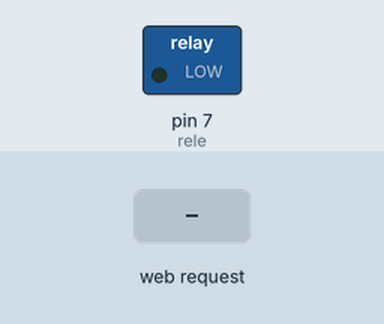
This sketch was run on a simulated Arduino Uno, built for the host (arithmetic inside an expression is 32-bit, double 64-bit). Shown: switched loads named in the sketch (green lamp = pin HIGH). The test bench sets the inputs (shaded band). WiFi joins after 1.5 s; servers stay silent unless stated.

Above: at 1.2 s.
1.3 s: HTTP request GET /?LEC=EF received
At 1.8 s:
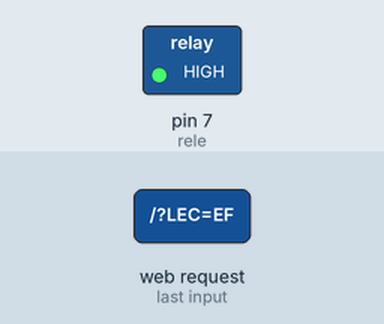
2.8 s: HTTP request GET /?LEC=ET received
At 4.2 s:
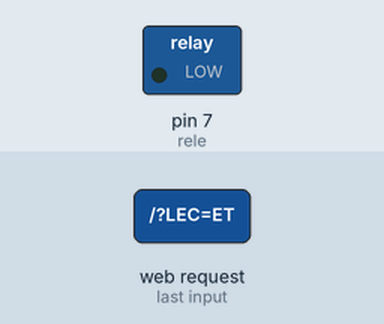
Timing chart, 0 to 5.8 s (numbered marks = the images above; inputs shaded):
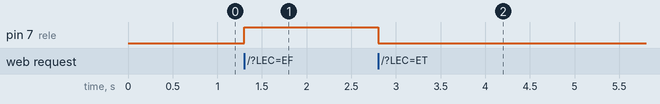

The sketch:

DomoCasaReleV1.ino
```cpp
#include <SPI.h>
#include <Ethernet.h>

//Declaración de la direcciones MAC e IP. También del puerto 80
byte mac[]={0xDE,0xAD,0xBE,0xEF,0xFE,0xED}; //MAC
IPAddress ip(192,168,1,100); //IP
EthernetServer servidor(80);

int rele = 7;
String readString=String(30);
String stateE=String(3);
void setup(){
  Ethernet.begin(mac, ip); //Inicializamos con las direcciones asignadas
  servidor.begin();
  pinMode(rele,OUTPUT);
  stateE="OFF";
}

void loop(){
  EthernetClient cliente= servidor.available();
  if(cliente){
    boolean lineaenblanco=true;
    while(cliente.connected())//Cliente conectado
    {
      if(cliente.available()){
        char c=cliente.read();
        if(readString.length()<30){//Leemos petición HTTP caracter a caracter
          readString.concat(c); //Almacenar los caracteres en la variable readString
        }
        if(c=='\n' && lineaenblanco){//Si la petición HTTP ha finalizado
          int LEC = readString.indexOf("LEC=");
          if (readString.substring(LEC,LEC+6)=="LEC=ET"){
            digitalWrite(rele,LOW);
            stateE="OFF";
          }else if (readString.substring(LEC,LEC+6)=="LEC=EF"){
            digitalWrite(rele,HIGH);
            stateE="ON";
          }


          //Cabecera HTTP estándar
          cliente.println("HTTP/1.1 200 OK");
          cliente.println("Content-Type: text/html");
          cliente.println();
          //Página Web en HTML

cliente.print("<!DOCTYPE html><html><head><title>DomoCasa - Bytelchus</title></head><body style='margin:0; padding:0;'><header style='background: url(http://bytelchus.com/wp-content/uploads/2014/01/bg-main-block-short.jpg); margin: 0 auto 20px auto;'><center><img src='http://bytelchus.com/wp-content/uploads/2014/01/cropped-logo1.png'></center></header><article style='margin: 0 auto; width: 90%; text-aling: center;'>");

cliente.print("<section>Luz de la <span style='font-weight: bold;'>RELE:");
cliente.print(stateE);
cliente.print("</span><br><br><center><input type=submit value=OFF style=width:200px;height:75px onClick=location.href='./?LEC=ET\'><input type=submit value=ON style=width:200px;height:75px onClick=location.href='./?LEC=EF\'></center></section>");
cliente.print("</center></section></article></body></html>");

    cliente.stop();//Cierro conexión con el cliente
          readString="";
        }
      }
    }
  }
}
```

Measured:
- after the input at 1.3 s, pin 7 (rele): LOW → HIGH at once
- after the input at 2.8 s, pin 7 (rele): HIGH → LOW at once
